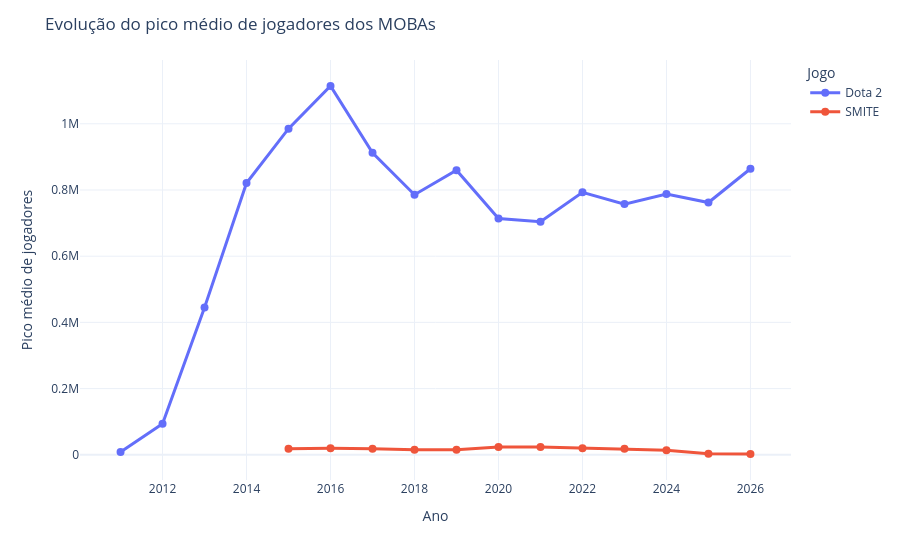

The notebook cell saved with this chart:
### Code cell
fig = px.line(
    df_mobas,
    x='Ano',
    y='Pico',
    color='Jogo',
    markers=True
)

fig.update_layout(
    title='Evolução do pico médio de jogadores dos MOBAs',
    xaxis_title='Ano',
    yaxis_title='Pico médio de jogadores',
    template='plotly_white',
    hovermode='x unified'
)

fig.update_traces(
    line=dict(width=3),
    marker=dict(size=8)
)

fig.show()

### Figure 1 — Plotly figure (JSON) as saved in the notebook; plotly's stock layout.template omitted (floating-point values rounded to 4 significant figures)
{"data": [{"hovertemplate": "Jogo=Dota 2<br>Ano=%{x}<br>Pico=%{y}<extra></extra>", "legendgroup": "Dota 2", "line": {"color": "#636efa", "dash": "solid", "width": 3}, "marker": {"size": 8, "symbol": "circle"}, "mode": "lines+markers", "name": "Dota 2", "orientation": "v", "showlegend": true, "type": "scatter", "x": [2011, 2012, 2013, 2014, 2015, 2016, 2017, 2018, 2019, 2020, 2021, 2022, 2023, 2024, 2025, 2026], "xaxis": "x", "y": [8352.0, 93940.0, 444900.0, 820900.0, 985200.0, 1114000.0, 912100.0, 785700.0, 859500.0, 713800.0, 703900.0, 793100.0, 757400.0, 787600.0, 762100.0, 864100.0], "yaxis": "y"}, {"hovertemplate": "Jogo=SMITE<br>Ano=%{x}<br>Pico=%{y}<extra></extra>", "legendgroup": "SMITE", "line": {"color": "#EF553B", "dash": "solid", "width": 3}, "marker": {"size": 8, "symbol": "circle"}, "mode": "lines+markers", "name": "SMITE", "orientation": "v", "showlegend": true, "type": "scatter", "x": [2015, 2016, 2017, 2018, 2019, 2020, 2021, 2022, 2023, 2024, 2025, 2026], "xaxis": "x", "y": [18420.0, 19480.0, 18010.0, 15220.0, 14960.0, 23280.0, 23910.0, 20110.0, 18380.0, 13890.0, 3098.0, 2414.0], "yaxis": "y"}], "layout": {"hovermode": "x unified", "legend": {"title": {"text": "Jogo"}, "tracegroupgap": 0}, "margin": {"t": 60}, "title": {"text": "Evolução do pico médio de jogadores dos MOBAs"}, "xaxis": {"anchor": "y", "domain": [0, 1], "title": {"text": "Ano"}}, "yaxis": {"anchor": "x", "domain": [0, 1], "title": {"text": "Pico médio de jogadores"}}}}
